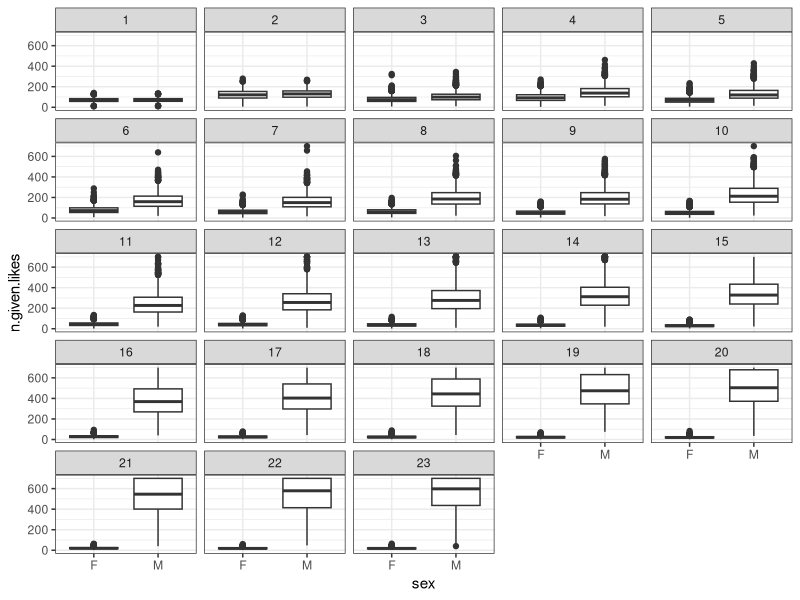

Reproduce this figure in R.
library(tidyverse)

# number of males
n.M <- 1650
# number of females
n.F <- 1350
# mean number of desired matches per week
des.matches.mean <- 7
# standard deviation of desired matches to account for individual variability
des.matches.sd <- 2
# expected success rates of likes for the first week
expected.success.rate <- 0.1
# maximum number of likes per week
max.n.given.likes <- 700

# starting situation
df.start <- data.frame(
  id = 1:(n.M+n.F),          # user id
  sex = c(
    rep("M", n.M),
    rep("F", n.F)
  ),
  des.matches = pmax(rnorm(n.M+n.F, des.matches.mean, des.matches.sd), 1),     # randomly generate number of desired matches (at least one) per week
  n.matches = NA        # number of matches
) |> 
  mutate(
    n.given.likes = round(des.matches/expected.success.rate)     # number of given likes in next week. for the first week, this is calculated from the expected success rate and the number of desired matches
  )

# IDs of females and males
id.F <- df.start$id[df.start$sex == "F"]
id.M <- df.start$id[df.start$sex == "M"]

# initiate loop
df <- df.start
res.list <- list()
week <- 1
# number of weeks to simulate
n.weeks <- 24
while (week < n.weeks) {
  
  # allocation of likes
  # males give likes randomly to women
  lapply(
    id.M,
    function(i){
      sample(
        x = id.F,
        size = df$n.given.likes[i],
        replace = F
      )
    }
  ) ->
    likes.men.to.women
  
  # females give likes randomly to men
  lapply(
    id.F,
    function(i){
      sample(
        x = id.M,
        size = df$n.given.likes[i],
        replace = F
      )
    }
  )  ->
    likes.women.to.men
  
  # stats
  # stats
  # number of matches for individual males
  sapply(
    id.M,
    function(i){
      likes.women.to.men[unlist(likes.men.to.women[id.M == i])-n.M] |> 
        unlist() |> 
        (\(x) x == i)() |> 
        sum()
    }
  ) ->
    df$n.matches[id.M]
  
  
  # number of matches for individual females
  sapply(
    id.F,
    function(i){
      likes.men.to.women[unlist(likes.women.to.men[id.F == i])] |> 
        unlist() |> 
        (\(x) x == i)() |> 
        sum()
    }
  ) ->
    df$n.matches[id.F]
  
  # save stats for this week
  res.list[[week]] <- df
  # next week
  week <- week+1
  # strategy for next week
  df |> 
    mutate(
      # calculate the number of likes for next week
      n.given.likes = pmin(ifelse(
        n.matches == 0,           # if no matches were received, double the number of likes
        2*n.given.likes,
        # adjust number of likes proportional to matches but no more than double
        pmin(
          round(n.given.likes/n.matches*des.matches),
          2*n.given.likes
        )
      ), max.n.given.likes)
    ) ->
    df
}

# summarise stats in final data frame
lapply(
  1:length(res.list),
  function(week) res.list[[week]] |> mutate(week = week)
) |> 
  bind_rows() ->
  df.final

# plot number of given likes per week
df.final |> 
  ggplot() +
  geom_boxplot(
    aes(
      x = sex,
      y = n.given.likes
    )
  ) +
  facet_wrap(week~.) +
  theme_bw()